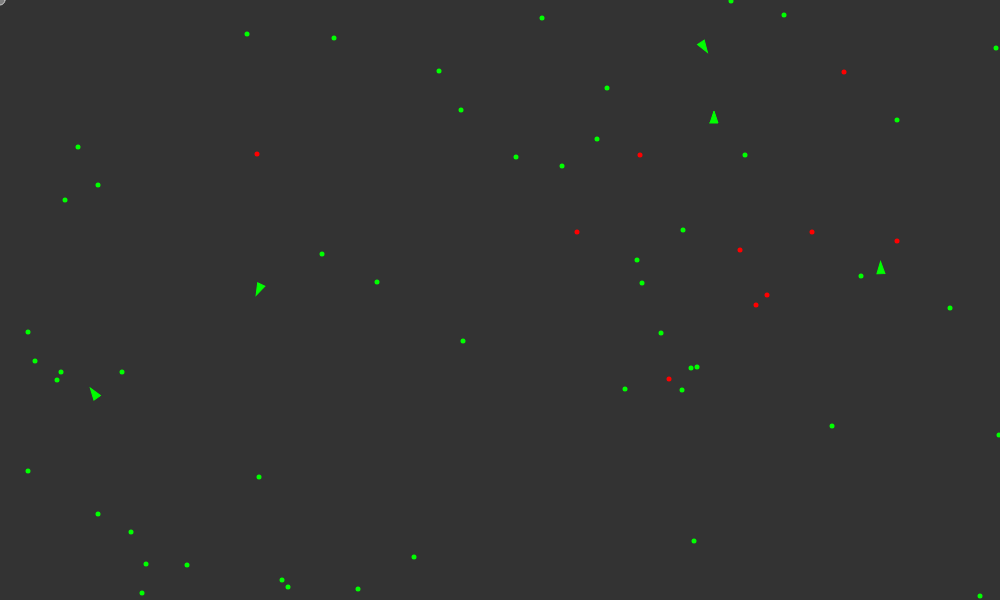
Frame 1 (no input)
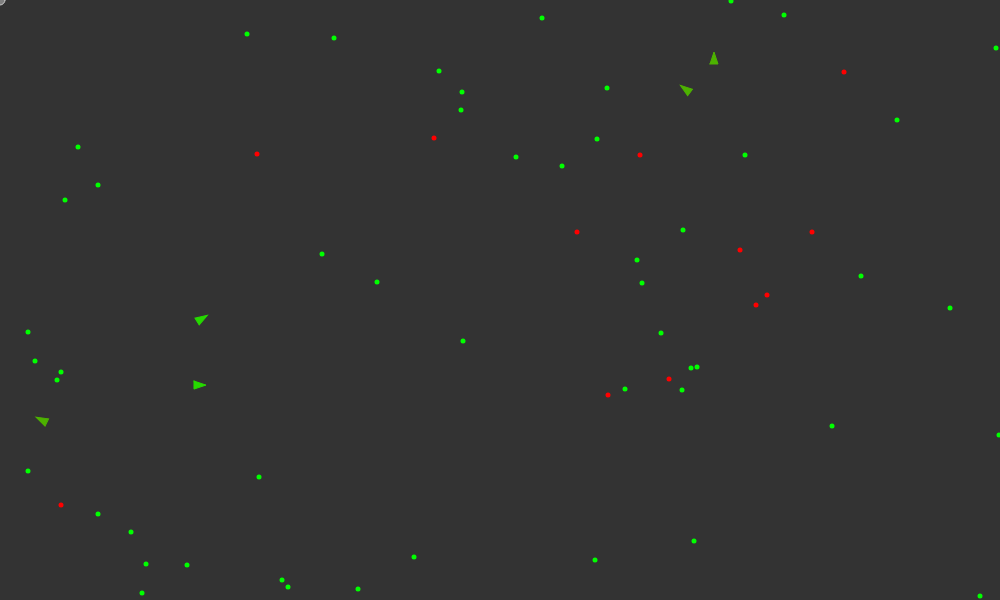
Frame 60 (no input)
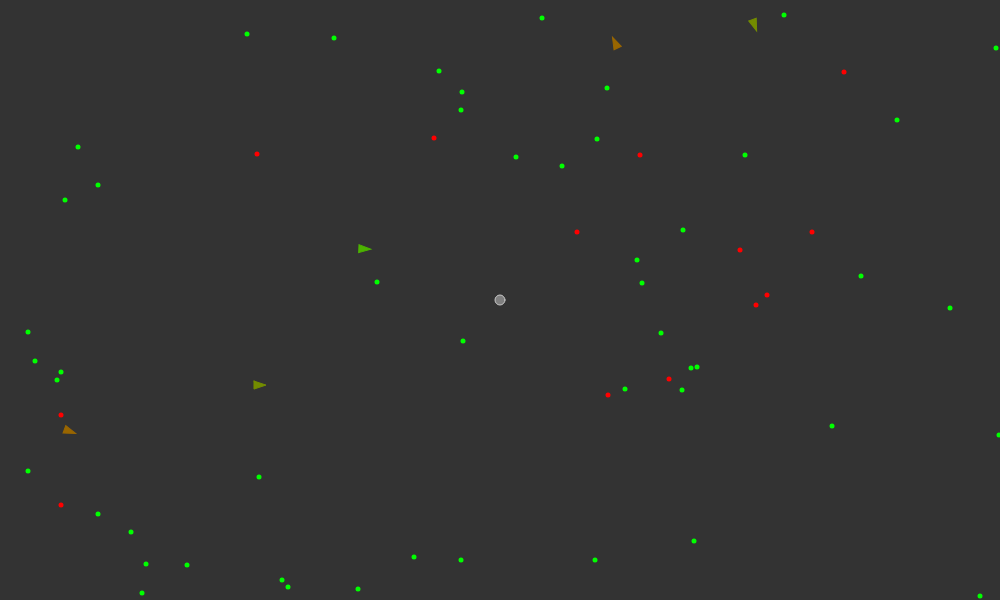
Frame 120 (the mouse pressed at the canvas centre since frame 60)

The p5.js sketch that drew these frames (run headless with seeded random() and noise() and a simulated clock; from frame 60 on, the mouse is pressed at the canvas centre):

// p5.js sketch
// ── sketch.js
let birds = [], nbBirds = 5;
let foods = [], nbFoods=50;
let poisons = [], nbPoisons=10;
let debug;

function setup() {
	createCanvas(1000,600);
	for (let i=0;i<nbBirds;i++) {
		birds[i] = new Bird(floor(random(width)),floor(random(height)));
	}
	for (let i =0;i<nbFoods;i++) {
		foods[i] = createVector(floor(random(width)),floor(random(height)));
	}
	for (let i =0;i<nbPoisons;i++) {
		poisons[i] = createVector(floor(random(width)),floor(random(height)));
	}
	debug = createCheckbox();
}

function draw() {
	background(51);
	// frameRate(10);


	let target = createVector(mouseX,mouseY);
	fill(127);
	stroke(200);
	circle(target.x,target.y,10);

	//------
	// display foods ... in green
	for (let i =0;i<foods.length;i++) {
		fill(0,255,0); // R G B
		noStroke();
		circle(foods[i].x,foods[i].y,5);
	}
	for (let i =0;i<poisons.length;i++) {
		fill(255,0,0); // R G B
		noStroke();
		circle(poisons[i].x,poisons[i].y,5);
	}
	// add  food
	if (random(1)<0.02) {
		foods.push(createVector(floor(random(width)),floor(random(height))));
	}
	// add poison
	if (random(1)<0.01) {
		poisons.push(createVector(floor(random(width)),floor(random(height))));
	}
	//------
	// birds seek for foods !
	for (let i=birds.length-1;i>=0;i--) {
//		birds[i].seek(target);
		birds[i].edge();
		birds[i].behavior(foods,poisons);
		// birds[i].eat( foods);
		// birds[i].eat(poisons);
		birds[i].update();
		birds[i].show();

		let newBird = null;
		newBird = birds[i].clone();
		if (newBird !== null) {
			birds.push(newBird);
		}
		if (birds[i].dead()) {
			birds.splice(i,1);
		}
	}
}
// ── birds.js
function Bird(x,y,dna) {
	this.pos = createVector(x,y);
	this.vel = createVector(floor(random(-2,2)),floor(random(-2,2)));
	this.acc = createVector(0,0);
	this.r = 4;
	this.maxSpeed = 5;
	this.maxForce = 0.5;
	this.dna = [];
	this.health = 1;
	this.limit = 25;

	if (dna === undefined) {
		// food weigth
		this.dna[0] = random(-2,2);
		// poison weight
		this.dna[1] = random(-2,2);
		// food perception
		this.dna[2] = random(10,100);
		// poison perception
		this.dna[3] = random(10,100);
	} else {
		this.dna = dna.slice();
	}

	this.update = function() {
		this.vel.add(this.acc);
		this.vel.limit(this.maxSpeed);
		this.pos.add(this.vel);
		this.acc.mult(0);
		this.health -= 0.005;
	}

	this.force = function(force) {
		this.acc.add(force);
	}

	this.seek = function(target) {
		let desired = p5.Vector.sub(target,this.pos);
		desired.setMag(this.maxSpeed);

		let steer = p5.Vector.sub(desired,this.vel);
		steer.limit(this.maxForce);
		return steer;
	}

	this.behavior = function (Good,Bad) {
		let steerG = this.eat(Good,+0.15,this.dna[2]);
		let steerB = this.eat(Bad,-0.5,this.dna[3]);

		steerG.mult(this.dna[0]);
		steerB.mult(this.dna[1]);

		this.force(steerB);
		this.force(steerG);
	}

	this.eat = function (targets,nutrition,perception) {
		let nearest = Infinity, proche= null;

		for (let i = targets.length-1;i>=0;i--) {
			let d = dist(this.pos.x, this.pos.y, targets[i].x, targets[i].y);
			if (d < this.maxSpeed) {
				targets.splice(i,1);
				this.health += nutrition;
			} else if (d < nearest && d < perception) {
				nearest = d;
				proche=targets[i];
			}
		}

		if (nearest< Infinity) { 
			return this.seek(proche);
		}

		return createVector(0,0);
	}

	this.dead = function () {
		return (this.health <0);
	}

	this.clone = function() {
		if (Math.random(1) < 0.005) {
			return new Bird(this.pos.x,this.pos.y,this.dna);
		} else {
			return null;
		}
	}

	this.edge = function () {
		let desired = null;

		if (this.pos.x<this.limit) {
			desired = createVector(this.maxSpeed,this.vel.y);
		} else if (this.pos.x > width-this.limit) {
			desired = createVector(-this.maxSpeed,this.vel.y);
		}
		if (this.pos.y<this.limit) {
			desired = createVector(this.vel.x,this.maxSpeed);
		} else if (this.pos.y > height-this.limit) {
			desired = createVector(this.vel.x,-this.maxSpeed);
		}
		if (desired !== null) {
			desired.normalize();
			desired.mult(this.maxSpeed);
			let steer = p5.Vector.sub(desired,this.vel);
			steer.limit(this.maxForce);
			this.force(steer);
		}
	}

	this.show = function() {
		let a = this.vel.heading(); // + PI/2;
		let c1 = color(255,0,0);
		let c2 = color(0,255,0);
		let couleur = lerpColor(c1,c2,this.health);
		push();
		stroke(couleur);
		fill(couleur);
		translate(this.pos.x,this.pos.y);
		rotate(a);
		beginShape()
		// circle(0, 0, this.r);
		vertex(0,-this.r);
		vertex(0,this.r);
		vertex(3*this.r,0);
		endShape(CLOSE);
		if (debug.checked()) {
			noFill()
			stroke(0,255,0);
			line(0,0,this.dna[0]*10,0);
			circle(0,0,this.dna[2]*2);
			stroke(255,0,0);
			line(0,0,this.dna[1]*10,0);
			circle(0,0,this.dna[3]*2);
		}
		pop();
	}
}
